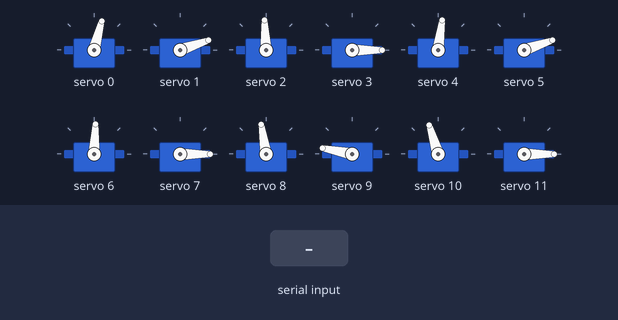
Simulated run of this sketch. Board: Arduino Uno, built with avr-gcc and run on an emulated ATmega328P. On the bench: 12 × servo. Inputs (shaded band) come from the test bench. What the sketch prints to the serial monitor is not drawn.

Above: at 1.2 s.
1.3 s: "m\n" received over Serial
At 3.0 s:
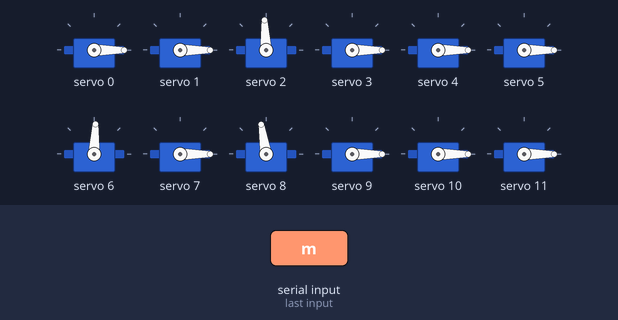
4.1 s: byte 108 ('l') received over Serial
At 4.8 s:
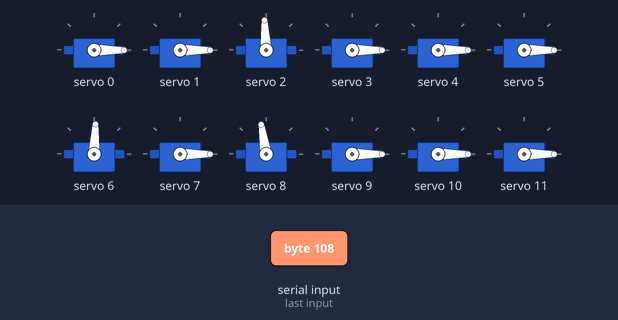
7.1 s: byte 110 ('n') received over Serial
At 7.8 s:
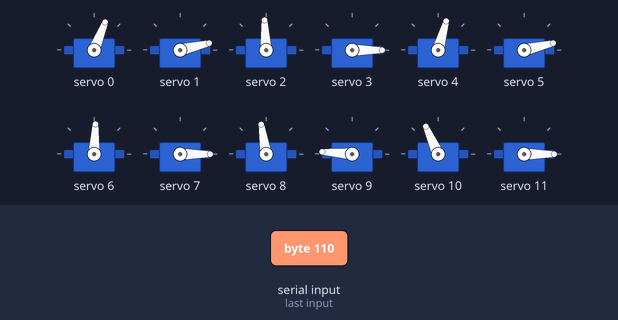
8.6 s: byte 112 ('p') received over Serial
At 10.8 s:
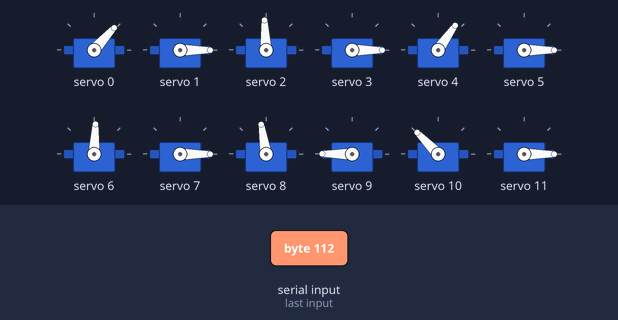
11.1 s: byte 109 ('m') received over Serial
At 11.6 s:
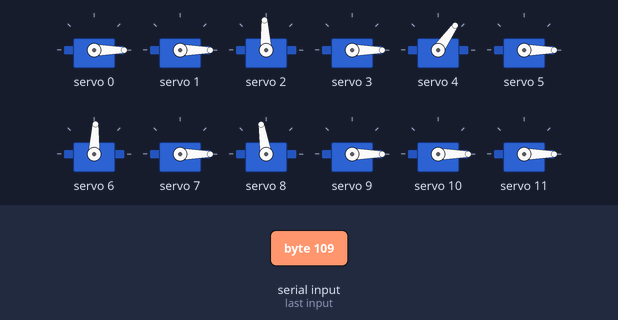
13.9 s: byte 98 ('b') received over Serial
At 14.3 s:
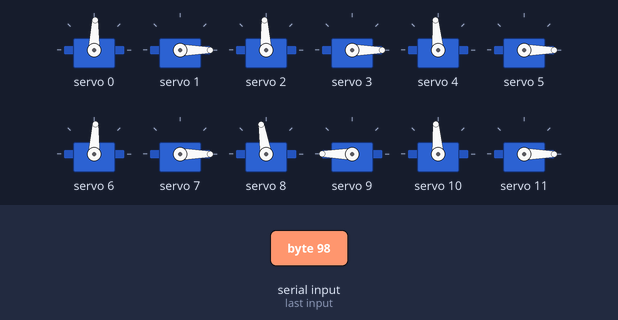
Timing chart, 0 to 16.4 s (numbered marks = the images above; inputs shaded):
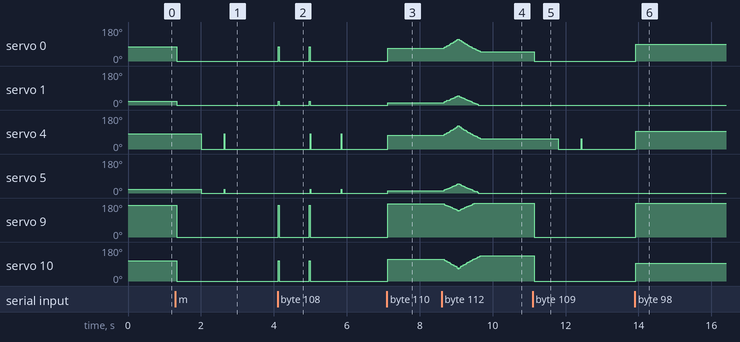

The sketch:

doggy.ino
```cpp
#include <Wire.h>
#include <math.h>
#include <Adafruit_PWMServoDriver.h>
Adafruit_PWMServoDriver pwm = Adafruit_PWMServoDriver();
#define SERVO_FREQ 50
int angle[16];
int servoref[16] = {84, 90, 90, 0, 90, 90, 85, 0, 96, 94, 94, 0, 88, 88, 0, 96};
void holdposition();
void IK();
int pitch;
float c[4], d[4], x[4], z[4];

//Inverse Kinematics Codes For Quadruped Robots by Nic Aqueous//
//https://www.youtube.com/c/NicAqueous for full code explanations//

void setup() {
  Serial.begin(9600);
  pwm.begin();
  pwm.setOscillatorFrequency(25000000);
  pwm.setPWMFreq(SERVO_FREQ);
  delay(10);
  c[0] = c[1] = c[2] = c[3] = 150;
  x[0] = x[1] = x[2] = x[3] = 0;
  pitch = 0;
  Serial.println("ready for command");
}


void loop() {
  if (Serial.available() == 0)
  { IK();
    holdposition();
  }
  else
  {
    char command = Serial.read();
    if (command == 'w')
    {
      if (d[0] < 190 && d[1] < 190 && d[2] < 190 && d[3] < 190)
      {
        c[0] += 2;
        c[1] += 2;
        c[2] += 2;
        c[3] += 2;
        IK();
        holdposition();
      }
    }
    if (command == 's')
    {
      if (d[0] > 118 && d[1] > 118 && d[2] > 118 && d[3] > 118)
      {
        c[0] -= 2;
        c[1] -= 2;
        c[2] -= 2;
        c[3] -= 2;
        IK();
        holdposition();
      }
    }
    if (command == 'n')
    {
      c[0] = c[1] = c[2] = c[3] = 140;
      x[0] = x[1] = x[2] = x[3] = 0;
      pitch = 0;
    }
    if (command == 'p')
    {
      for (d[0] > 118, d[1] > 118, d[2] > 118, d[3] > 118; d[0] < 190, d[1] < 190, d[2] < 190, d[3] < 190; c[0] += 2, c[1] += 2, c[2] += 2, c[3] += 2)
      {
        IK();
        holdposition();
      }
      for (d[0] = d[1] = d[2] = d[3] = 190; d[0] > 118, d[1] > 118, d[2] > 118, d[3] > 118; c[0] -= 2, c[1] -= 2, c[2] -= 2, c[3] -= 2)
      {
        IK();
        holdposition();
      }
    }
    if (command == 'b')
    {
      if (x[0] < 40 && x[1] < 40 && x[2] < 40 && x[3] < 40)
      {
        x[0] += 2;
        x[1] += 2;
        x[2] += 2;
        x[3] += 2;
        IK();
        holdposition();
      }
    }
    if (command == 'f')
    {
      if (x[0] > -40 && x[1] > -40 && x[2] > -40 && x[3] > -40)
      {
        x[0] -= 2;
        x[1] -= 2;
        x[2] -= 2;
        x[3] -= 2;
        IK();
        holdposition();
      }
    }
    if (command == 'a')
    {
      for (x[0] < 30, x[1] < 30, x[2] < 30, x[3] < 30; x[0] > -40, x[1] > -40, x[2] > -40, x[3] > -40; x[0] -= 2, x[1] -= 2, x[2] -= 2, x[3] -= 2)
      {
        IK();
        holdposition();
      }
      delay(10);
      for (d[0] > 118, d[1] > 118, d[2] > 118, d[3] > 118; d[0] < 190, d[1] < 190, d[2] < 190, d[3] < 190; c[0] += 2, c[1] += 2, c[2] += 2, c[3] += 2)
      {
        IK();
        holdposition();
      }
      delay(10);
      for (x[0] > -40, x[1] > -40, x[2] > -40, x[3] > -40; x[0] < 30, x[1] < 30, x[2] < 30, x[3] < 30; x[0] += 2, x[1] += 2, x[2] += 2, x[3] += 2)
      {
        IK();
        holdposition();
      }
      delay(10);
      for (d[0] = d[1] = d[2] = d[3] = 190; d[0] > 118, d[1] > 118, d[2] > 118, d[3] > 118; c[0] -= 2, c[1] -= 2, c[2] -= 2, c[3] -= 2)
      {
        IK();
        holdposition();
      }
      delay(10);
      for (x[0] < 30, x[1] < 30, x[2] < 30, x[3] < 30; x[0] >= 0, x[1] >= 0, x[2] >= 0, x[3] >= 0; x[0] -= 2, x[1] -= 2, x[2] -= 2, x[3] -= 2)
      {
        IK();
        holdposition();
      }
    }
    if (command == 'x')
    {
      for (x[0] < 30, x[1] < 30, x[2] < 30, x[3] < 30; x[0] > -40, x[1] > -40, x[2] > -40, x[3] > -40; x[0] -= 2, x[1] -= 2, x[2] -= 2, x[3] -= 2)
      {
        IK();
        holdposition();
      }
      delay(10);
      for (x[0] > -40, x[1] > -40, x[2] > -40, x[3] > -40; x[0] < 30, x[1] < 30, x[2] < 30, x[3] < 30; x[0] += 2, x[1] += 2, x[2] += 2, x[3] += 2)
      {
        IK();
        holdposition();
      }
    }
    if (command == 'z')
    {
      for (d[0] > 118, d[1] > 118, d[2] > 118, d[3] > 118; d[0] < 150, d[1] < 150, d[2] < 150, d[3] < 150; c[0] += 2, c[1] += 2, c[2] += 2, c[3] += 2)
      {
        IK();
        holdposition();
      }
      delay(10);
      for (d[0] = d[1] = d[2] = d[3] = 150; d[0] > 118, d[1] > 118, d[2] > 118, d[3] > 118; c[0] -= 2, c[1] -= 2, c[2] -= 2, c[3] -= 2)
      {
        IK();
        holdposition();
      }
    }
    if (command == 'm')
    {
      for (x[0] = 0, x[3] = 0; x[0] <= 60, x[3] <= 60; x[0] += 3, x[3] += 3)
      {
        z[0] = sqrt(900 - pow((x[0] - 30), 2));
        z[3] = sqrt(900 - pow((x[3] - 30), 2));
        IK();
        holdposition();
      }
      for (x[0] = 60, x[3] = 60; x[0] >= 0, x[3] >= 0 ; x[0] -= 3, x[3] -= 3)
      {
        IK();
        holdposition();
      }
      for (x[1] = 0, x[2] = 0; x[1] <= 60, x[2] <= 60; x[1] += 3, x[2] += 3)
      {
        z[1] = sqrt(900 - pow((x[1] - 30), 2));
        z[2] = sqrt(900 - pow((x[2] - 30), 2));
        IK();
        holdposition();
      }
      for (x[1] = 60, x[2] = 60; x[1] >= 0, x[2] >= 0 ; x[1] -= 3, x[2] -= 3)
      {
        IK();
        holdposition();
      }
    }
    if (command == 'l')
    {
      for (x[0] = 0, x[3] = 0; x[0] <= 60, x[3] <= 60; x[0] += 3, x[3] += 3)
      {
        z[0] = 40* (sqrt(1 - (pow((x[0] - 30), 2)/900)));
        z[3] = 40* (sqrt(1 - (pow((x[3] - 30), 2)/900)));
        IK();
        holdposition();
        delay(5);
      }
      for (x[0] = 60, x[3] = 60; x[0] >= 0, x[3] >= 0 ; x[0] -= 3, x[3] -= 3)
      {
        IK();
        holdposition();
        delay(5);
      }
      for (x[1] = 0, x[2] = 0; x[1] <= 60, x[2] <= 60; x[1] += 3, x[2] += 3)
      {
        z[1] = 40* (sqrt(1 - (pow((x[1] - 30), 2)/900)));
        z[2] = 40* (sqrt(1 - (pow((x[2] - 30), 2)/900)));
        IK();
        holdposition();
        delay(5);
      }
      for (x[1] = 60, x[2] = 60; x[1] >= 0, x[2] >= 0 ; x[1] -= 3, x[2] -= 3)
      {
        IK();
        holdposition();
        delay(5);
      }
    }
    if (command == 'e')
    {
      pitch++;
      IK();
      holdposition();
      delay(15);
    }
    if (command == 'd')
    {
      pitch--;
      IK();
      holdposition();
      delay(15);
    }
    if (command == 'r')
    {
      for (pitch > -15; pitch < 15; pitch++)
      {
        IK();
        holdposition();
      }
      delay(15);
      for (pitch < 15; pitch > -15; pitch--)
      {
        IK();
        holdposition();
      }
      delay(15);
      for (pitch > -15; pitch <= 0; pitch++)
      {
        IK();
        holdposition();
      }
    }
  }
}
void holdposition()
{
  int microseconds[16];
  for (int i = 0; i < 16; i++)
  {
    int anglemap = angle[i];
    int microsecondsmap = map(anglemap, 0, 180, 500, 2500);
    microseconds[i] = microsecondsmap;
    pwm.writeMicroseconds(i, microseconds[i]);
  }
}
void IK()
{
  float A[4], B[4], C[4], D[4], s[4], thetaX[4];
  int a = 80;
  float b = 140.251;
  for (int n = 0; n < 4; n++)
  {
    if (pitch >= 0)
    {
      if (n == 1 || n == 3)
      {
        thetaX[n] = atan(x[n]+ 96.425*(1 - cos((pitch * PI) / 180)) / c[n]);
        d[n] = ((c[n] - z[n]) + 96.425 * sin((pitch*PI)/180)) / cos(thetaX[n]);
      }
      if (n == 0 || n == 2)
      {
        thetaX[n] = atan(x[n]- 96.425*(1 - cos((pitch*PI)/180)) / c[n]);
        d[n] = ((c[n] - z[n]) - 96.425 * sin((pitch*PI)/180)) / cos(thetaX[n]);
      }
    }
    else
    {
      if (n == 0 || n == 2)
      {
        x[n] + 96.425*(1 - cos((pitch*PI)/180));
        thetaX[n] = atan(x[n] / c[n]);
        d[n] = ((c[n] - z[n]) - 96.425 * sin((pitch*PI)/180)) / cos(thetaX[n]);
      }
      if (n == 1 || n == 3)
      {
        s[n] = x[n] - 96.425*(1 - cos((pitch*PI)/180));
        thetaX[n] = atan(s[n] / c[n]);
        d[n] = ((c[n] - z[n]) + 96.425 * sin((pitch*PI)/180)) / cos(thetaX[n]);
      }
    }
  }
  for (int n = 0; n < 4; n++)
  {
    A[n] = acos((pow(b, 2) + pow(d[n], 2) - pow(a, 2)) / (2 * b * d[n]));
    B[n] = acos((pow(a, 2) + pow(d[n], 2) - pow(b, 2)) / (2 * a * d[n]));
    C[n] = acos((pow(a, 2) + pow(b, 2) - pow(d[n], 2)) / (2 * a * b));
    D[n] = 90 - ((C[n] * 180) / PI);
  }
  for (int i = 0; i < 16; i++)
  {
    if (i == 0)
    {
      if (C[0] >= PI / 2)
      {
        angle[i] = servoref[i] + abs(D[0]);
      }
      else
      {
        angle[i] = servoref[i] - abs(D[0]);
      }
    }
    else if (i == 1)
    {
      angle[i] = servoref[i] - ((B[0] * 180) / PI) + ((thetaX[0] * 180) / PI);
    }
    else if (i == 2)
    {
      angle[i] = servoref[i];
    }
    else if (i == 4)
    {
      if (C[1] >= PI / 2)
      {
        angle[i] = servoref[i] + abs(D[1]);
      }
      else
      {
        angle[i] = servoref[i] - abs(D[1]);
      }
    }
    else if (i == 5)
    {
      angle[i] = servoref[i] - ((B[1] * 180) / PI) + ((thetaX[1] * 180) / PI);
    }
    else if (i == 6)
    {
      angle[i] = servoref[i];
    }
    else if (i == 8)
    {
      angle[i] = servoref[i];
    }
    else if (i == 9)
    {
      angle[i] = servoref[i] + ((B[3] * 180) / PI) - ((thetaX[3] * 180) / PI);
    }
    else if (i == 10)
    {
      if (C[3] >= PI / 2)
      {
        angle[i] = servoref[i] - abs(D[3]);
      }
      else
      {
        angle[i] = servoref[i] + abs(D[3]);
      }
    }
    else if (i == 12)
    {
      angle[i] = servoref[i];
    }
    else if (i == 13)
    {
      angle[i] = servoref[i] + ((B[2] * 180) / PI) - ((thetaX[2] * 180) / PI);
    }
    else if (i == 15)
    {
      if (C[2] >= PI / 2)
      {
        angle[i] = servoref[i] - abs(D[2]);
      }
      else
      {
        angle[i] = servoref[i] + abs(D[2]);
      }
    }
    else
    {
      angle[i] = servoref[i];
    }
  }
}
```

Measured:
- after the input at 1.3 s, servo 0: 75° → 0° at once; servo 1: 19° → 0° at once; servo 4: 82° → 0° after 0.71 s; servo 5: 19° → 0° after 0.71 s; servo 9: 169° → 0° at once
- after the input at 4.1 s, servo 0: alternates 75° for 0.02 s and 0° for 0.83 s, 4 changes in all, then stays 0°, starting at once; servo 1: alternates 19° for 0.02 s and 0° for 0.83 s, 4 changes in all, then stays 0°, starting at once
- after the input at 7.1 s, servo 0: 0° → 68° at once; servo 1, servo 5: 0° → 13° at once; servo 4: 0° → 74° at once; servo 9: 0° → 176° at once; servo 10: 0° → 114° at once
- after the input at 8.6 s, servo 0: rises from 68° to 116° in 0.37 s, then falls to 48° in 0.61 s; servo 1, servo 5: rises from 13° to 50° in 0.37 s, then falls to 0° in 0.56 s; servo 4: rises from 74° to 123° in 0.37 s, then falls to 55° in 0.61 s
- after the input at 11.1 s, servo 0: 48° → 0° at once; servo 4: 55° → 0° after 0.70 s; servo 9: 180° → 0° at once; servo 10: 134° → 0° at once
- after the input at 13.9 s, servo 0: 0° → 88° at once; servo 4: 0° → 95° at once; servo 9: 0° → 180° at once; servo 10: 0° → 94° at once
